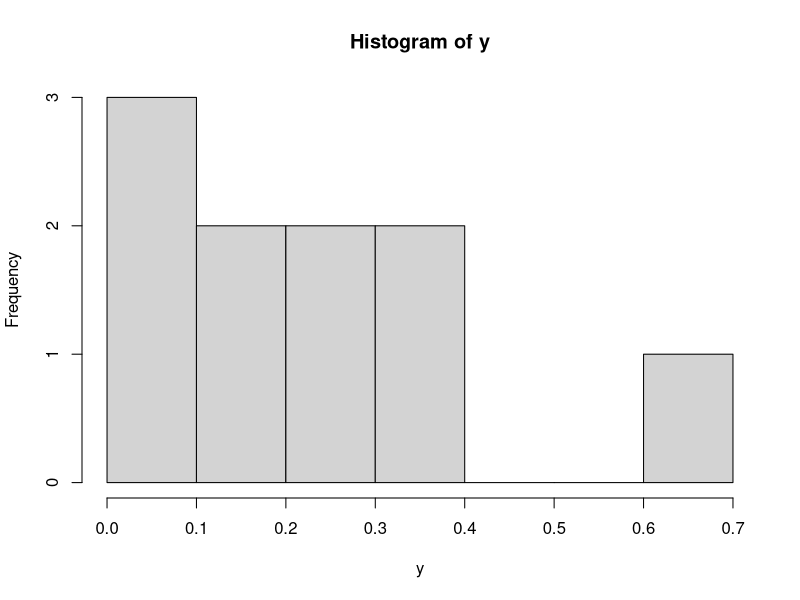
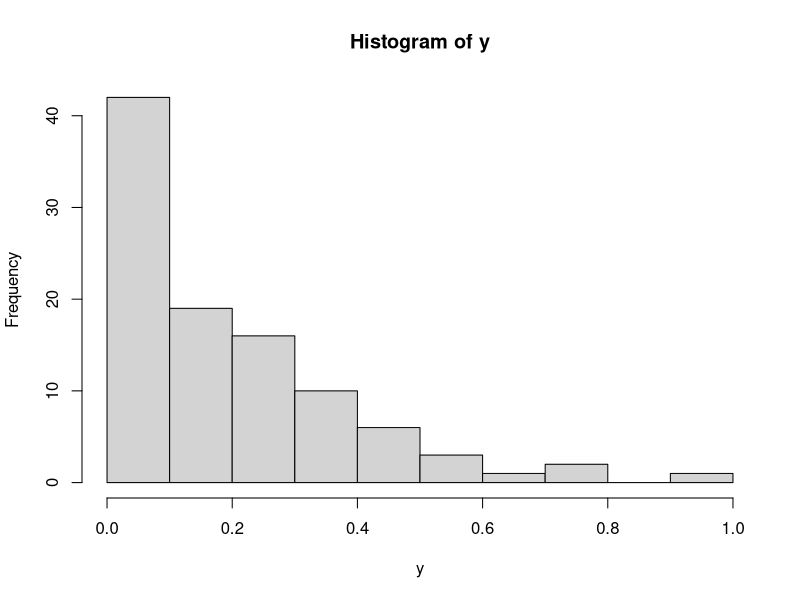
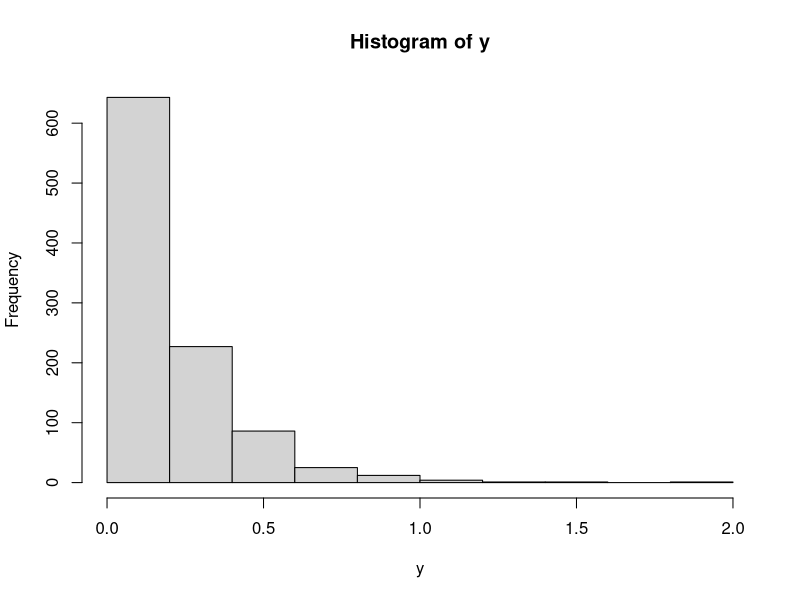
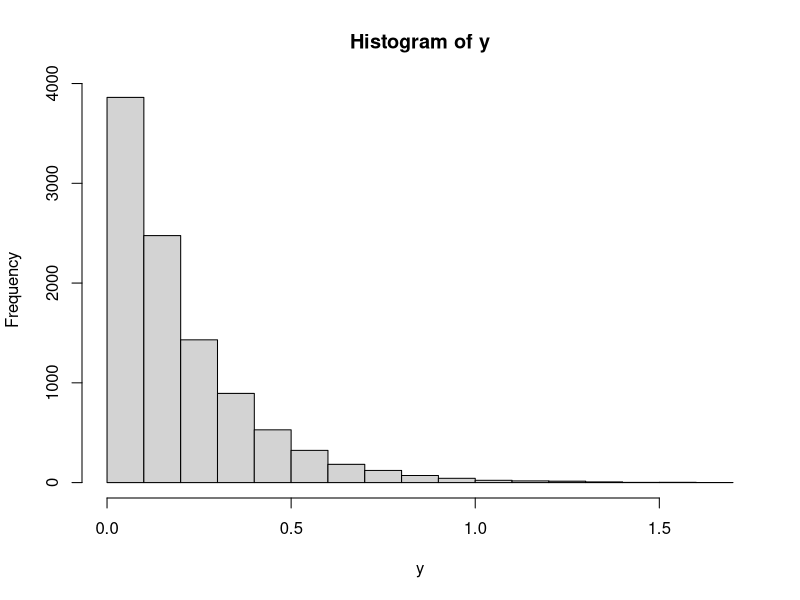

Write the R code that produced these figures, in order.
#5a
#fungsinya adalah 1/betha e^(-x/betha)

#5b
x = 10
b = 5
y = rexp(x, 5)
hist(y)

x = 100
b = 5
y = rexp(x, 5)
hist(y)

x = 1000
b = 5
y = rexp(x, 5)
hist(y)

x = 10000
b = 5
y = rexp(x, 5)
hist(y)

#5c
#Mean dari Distribusi Eksponen adalah betha
#Varians dari Distribusi Eksponen adalah betha^2
